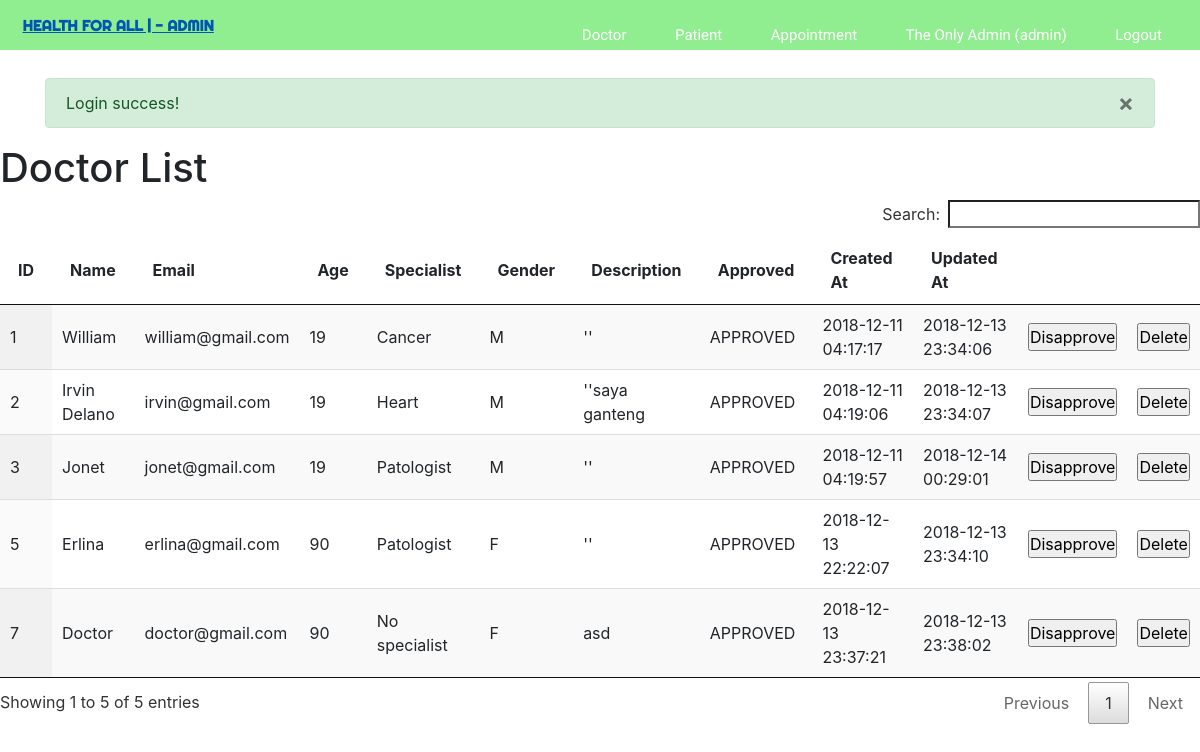
The page /web/back/doctor.php (signed in) on the database its author committed.
### tables this page shows
CREATE TABLE `user` (
  `email` varchar(30) NOT NULL,
  `password` varchar(256) NOT NULL,
  `role` enum('doctor','patient','admin') NOT NULL,
  `detail_id` int(11) NOT NULL
);

CREATE TABLE `doctor` (
  `id` int(11) NOT NULL,
  `name` varchar(30) NOT NULL,
  `age` int(11) NOT NULL,
  `specialist` varchar(30) NOT NULL,
  `gender` varchar(1) NOT NULL,
  `description` varchar(256) DEFAULT '''''',
  `approved` tinyint(1) NOT NULL DEFAULT '0',
  `created_at` timestamp NOT NULL DEFAULT CURRENT_TIMESTAMP,
  `updated_at` timestamp NOT NULL DEFAULT CURRENT_TIMESTAMP ON UPDATE CURRENT_TIMESTAMP
);

### lib/layout.php (called while the page is built, shortened)
<?php
    function render($layout, $parameters = array()) {
        include $GLOBALS['layoutDirectory'].$layout;
    }
?>

### lib/asset.php (called while the page is built, shortened)
<?php
    function assetPath($path) {
        return $GLOBALS['assetDirectory'].$path;
    }
    function css($path) {
        return assetPath('css/'.$path);
    }
?>

### lib/routing.php (called while the page is built, shortened)
<?php
    function path($controller, $parameters = array()) {
        $queryString = '';
        return $GLOBALS['controllerDirectory'].$controller.$queryString;
    }
?>

### lib/session.php (called while the page is built, shortened)
<?php
    function hasSession($key) {
        return isset($_SESSION['ct'][$key]);
    }
    function getSession($key, $default = '') {
        return hasSession($key) ? $_SESSION['ct'][$key] : $default;
    }
?>

### sql/user.php (called while the page is built, shortened)
<?php
    require_once __DIR__.'/../lib/session.php';
    require_once __DIR__.'/../config.php';
    function getProfileByEmail($email) {
        global $pdo;
        $sth = $pdo->prepare('SELECT * FROM user WHERE email = :email');
        $sth->execute(array('email' => $email));
        $user = $sth->fetch();
        $sth = $pdo->prepare("SELECT * FROM user INNER JOIN $user->role as r WHERE r.id = :detail_id AND user.email = :email");
        $sth->execute(array(
            'detail_id' => $user->detail_id,
            'email' => $email
        ));
        $ret = $sth->fetch();
        return $ret;
    }
?>

### sql/doctor.php (called while the page is built, shortened)
<?php
    require_once __DIR__.'/../config.php';
    function findAllDoctorComplete() {
        global $pdo;
        $stmt = $pdo->prepare('SELECT * FROM doctor INNER JOIN user ON user.detail_id = doctor.id WHERE user.role = "doctor"');
        $stmt->execute();
        return $stmt->fetchAll();
    }
?>

### layout/back/doctor.php (the view, shortened to what this page needs)
<?php
    require_once __DIR__.'/../../lib/routing.php';
    require_once __DIR__.'/../../lib/asset.php';
?>
<!DOCTYPE html>
<html lang="en">
<head>
    <link rel="stylesheet" href="<?php echo css('home.css') ?>">
    <link rel="stylesheet" href="<?php echo css('datatable.min.css') ?>">
    <link rel="stylesheet" href="<?php echo css('bootstrap.min.css') ?>">
</head>
<body>
    <header>
        <?php include 'nav.php' ?>
        <?php include __DIR__.'/../flash.php'; ?>
    </header>
    <br/><br/><br/><br/><br/><br/>
    <h1>Doctor List</h1>
    <main>
        <table id="table" class="display">
            <thead>
                <tr>
                    <th>ID</th>
                    <th>Name</th>
                    <th>Email</th>
                    <th>Age</th>
                    <th>Specialist</th>
                    <th>Gender</th>
                    <th>Description</th>
                    <th>Approved</th>
                    <th>Created At</th>
                    <th>Updated At</th>
                    <th></th>
                    <th></th>
                </tr>
            </thead>
            <tbody>
                <?php
                    foreach($doctors as $doctor) {
                        $submitPath = path('back/doctor.php');
                        $approvedStatus = $doctor->approved ? 'APPROVED' : 'DISAPPROVED';
                        $approvedForm = $doctor->approved ? "
                            <td>
                                <form action='$submitPath' method='POST'>
                                    <input type='hidden' name='doctor_id' value='$doctor->id'/>
                                    <input type='submit' name='submit' value='Disapprove'/>
                                </form>
                            </td>
                        " : "
                            <td>
                                <form action='$submitPath' method='POST'>
                                    <input type='hidden' name='doctor_id' value='$doctor->id'/>
                                    <input type='submit' name='submit' value='Approve'/>
                                </form>
                            </td>
                        ";
                        echo "
                            <tr>
                                <td>$doctor->id</td>
                                <td>$doctor->name</td>
                                <td>$doctor->email</td>
                                <td>$doctor->age</td>
                                <td>$doctor->specialist</td>
                                <td>$doctor->gender</td>
                                <td>$doctor->description</td>
                                <td>$approvedStatus</td>
                                <td>$doctor->created_at</td>
                                <td>$doctor->updated_at</td>
                                $approvedForm
                                <td>
                                    <form action='$submitPath' method='POST'>
                                        <input type='hidden' name='doctor_id' value='$doctor->id'/>
                                        <input type='submit' name='submit' value='Delete'/>
                                    </form>
                                </td>
                            </tr>
                        ";
                    }
                ?>
            </tbody>
        </table>
    </main>
</body>
</html>

### layout/back/nav.php (shortened to what this page needs)
<?php
    require_once __DIR__.'/../../lib/session.php';
    require_once __DIR__.'/../../lib/routing.php';
?>
<a href="<?php echo path('back/index.php') ?>" class="header-brand">Health For All | - Admin </a>
<nav>
    <ul>
        <li><a href="<?php echo path('back/doctor.php') ?>">Doctor</a></li>
        <li><a href="<?php echo path('back/patient.php') ?>">Patient</a></li>
        <li><a href="<?php echo path('back/appointment.php') ?>">Appointment</a></li>
        <?php
            $email = getSession('email');
            $profile = getProfileByEmail($email);
            $logoutPath = path('logout.php');
            echo "
                <li><a href='#'>$profile->name ($profile->role)</a></li>
                <li><a href='{$logoutPath}'>Logout</a></li>
            ";
        ?>
    </ul>
</nav>

### assets/css/home.css (style rules this page uses)
* { text-decoration: none; padding: 0; margin:0; }
body { background-color: lightgreen; }
header { position: fixed; left: 0; right: 0; top: 0; background-color: lightgreen; width: 100%; height: 50px; }
header .header-brand { font-family: 'Righteous', cursive; font-size: 15px; font-weight: bold; color: white; text-transform: uppercase; display: block; text-align: left; padding-top: 1em; padding-left: 1.5em; }
header nav ul { display: block; margin: 0 auto; margin-top: -1.5em; margin-right: 1em; width: fit-content; }
header nav ul li { display: inline-block; margin: 8px 16px; list-style: none; }
header nav ul li a { font-family: 'Work Sans', sans-serif; font-size: 15px; font-weight: 1000px; color: white; padding: 5px; border: 1px solid lightgreen; border-radius: 4px; transition: .6s; overflow: none; }
header nav ul li a:before { transform: translateX(300px) skewX(-15deg); opacity: .6; transition: .7s; }
header nav ul li a:after { transform: translateX(300px) skewX(-15deg); opacity: 1; transition: .7s; }

### rows shown on the page
user: admin.name "The Only Admin", role "admin"
doctor: id "7", name "Doctor", user.email "doctor@gmail.com", age "90", specialist "No specialist", gender "F", description "asd", approved "APPROVED", created_at "2018-12-13 23:37:21", updated_at "2018-12-13 23:38:02"
doctor: id "5", name "Erlina", user.email "erlina@gmail.com", age "90", specialist "Patologist", gender "F", description "''", approved "APPROVED", created_at "2018-12-13 22:22:07", updated_at "2018-12-13 23:34:10"
doctor: id "2", name "Irvin Delano", user.email "irvin@gmail.com", age "19", specialist "Heart", gender "M", description "''saya ganteng", approved "APPROVED", created_at "2018-12-11 04:19:06", updated_at "2018-12-13 23:34:07"
doctor: id "3", name "Jonet", user.email "jonet@gmail.com", age "19", specialist "Patologist", gender "M", description "''", approved "APPROVED", created_at "2018-12-11 04:19:57", updated_at "2018-12-14 00:29:01"
doctor: id "1", name "William", user.email "william@gmail.com", age "19", specialist "Cancer", gender "M", description "''", approved "APPROVED", created_at "2018-12-11 04:17:17", updated_at "2018-12-13 23:34:06"

### other values the page prints
$error "Login success!"
